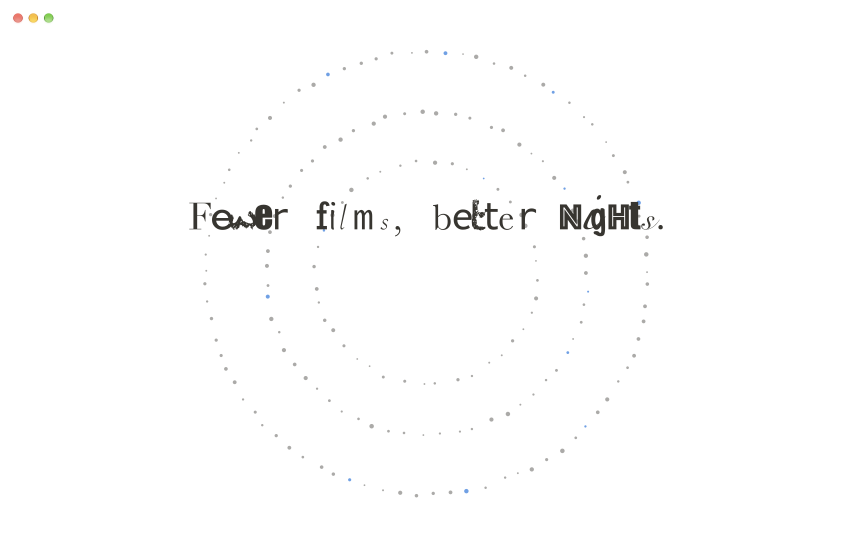
#> input picture presentation/shots/01-intro-rings.png, 2560 x 1640 px (shown at 1/3 size)
$ python -i compose.py   (imports and definitions only)
#> lines starting #> are read from the running program, lines starting #| are printed output that depends on the picture
#> further down, picture is the input picture: PIL image 2560x1640 RGBA; mean R, G, B, A 253.1, 253.1, 253, 254.9
"""Compose the demo video from a real recording of the app.

    PIANKE_REC=<rec> ... npx electron .          # app/scripts/drive/demo.json
    python compose.py <rec> out.mp4 [--from 0 --to 30 --still 12.5]

<rec>/frames.mkv holds the app window as the driver saw it (2x, with alpha
where the window is translucent), <rec>/events.jsonl the time of every
frame, the pointer path, clicks, typing, marks and model waits.

The edit: a flowing warm gradient, the window right of centre, a short
caption on the left for each mark, a drawn pointer that follows the logged
path, and long model waits sped up with an honest badge showing the speed
and the real elapsed time. It opens with the pointer dragging the window
aside and ends on the team and product name. No audio."""

from __future__ import annotations

import argparse
import json
import math
import subprocess
from dataclasses import dataclass, field
from pathlib import Path

import numpy as np
from PIL import Image, ImageChops, ImageDraw, ImageFilter, ImageFont

HERE = Path(__file__).resolve().parent
W, H, FPS = 2560, 1440, 30
APP_W, APP_H = 1280, 820  # window size in CSS px
SCALE = 1.25  # CSS px → video px
WIN_W, WIN_H = int(APP_W * SCALE), int(APP_H * SCALE)
WIN_X, WIN_Y = W - WIN_W - 150, (H - WIN_H) // 2
RADIUS = 18
TEXT_X, TEXT_W = 150, WIN_X - 150 - 90

FONT_DIR = Path.home() / "Library" / "Fonts"
SERIF = str(FONT_DIR / "NotoSerifCJKsc-SemiBold.otf")
SERIF_BOLD = str(FONT_DIR / "NotoSerifCJKsc-Bold.otf")
SANS = str(FONT_DIR / "NotoSansCJKsc-Regular.otf")
SANS_MED = str(FONT_DIR / "NotoSansCJKsc-Medium.otf")
LATIN_ITALIC = "/System/Library/Fonts/NewYorkItalic.ttf"

INK = (43, 31, 26)
INK_SOFT = (84, 66, 58)

CURSORS = "/System/Library/Frameworks/ApplicationServices.framework/Versions/A/Frameworks/HIServices.framework/Versions/A/Resources/cursors"

# ---------------------------------------------------------------- captions
# mark id → (step label, title, body, model chip). Only a summary: the
# window shows the rest.
B4 = "Spark-X2.5-4B · 本机推理"
S17 = "Spark-X2.5-1.7B · 本机推理"
CAPTIONS: dict[str, tuple[str, str, str, str | None]] = {
    "intro": ("片刻", "只推荐三部\n每一部都懂你", "管影视、书、音乐三个书架的 Mac 应用。两个 Spark-X2.5 模型都在这台电脑上运行。", None),
    "local": ("01  第一次打开", "模型跑在本机", "llama.cpp 在本机拉起 4B 和 1.7B。你的话、评分和口味画像都不离开这台 Mac。", "离线可用 · 数据不出设备"),
    "domains": ("01  第一次打开", "选你的书架", "影视、书、音乐可以多选，没选的以后点开时再认识。", None),
    "wall": ("02  封面墙", "认出看过的", "点一下是喜欢，点两下是不喜欢。认比回忆省力，每次点击都是核实过的作品。", None),
    "wall-book": ("02  封面墙", "书架也一样", "书库来自 Wikidata，含中文作品。墙上找不到的，可以按书名或作者搜。", None),
    "chat": ("03  四个问题", "从你点过的\n作品问起", "它哪里打动你，那部为什么不喜欢，平时什么时候看，有什么绝对不碰。", B4),
    "build": ("04  口味画像", "第一版画像", "4B 抽取对话里提到的作品，在片库和书库里逐一核实，再写下你的口味。", B4),
    "impression": ("04  口味画像", "先说说\n对你的印象", "每条结论都标出依据，来自你点过的封面和说过的话。", None),
    "compose": ("05  今晚看什么", "说一句\n今天的状态", "再选几个标签。推荐只读固定长度的画像和最近两周，记录再多也一样快。", None),
    "running": ("05  今晚看什么", "先定方向", "4B 把画像和今晚的要求变成片库筛选条件，再说出几部它想到的片。", B4),
    "seeds": ("05  今晚看什么", "每个片名\n都要核实", "先在本地 3 万多部的片库里查，查不到的直接丢掉，界面上如实显示。", B4),
    "result": ("06  只推荐三部", "今晚的三部", "4B 从候选清单里挑选，JSON 语法约束只允许清单里的 id。", B4),
    "reason": ("06  只推荐三部", "因为你说过", "推荐理由只能指向你自己的记录，原话从数据库逐字读出。", None),
    "log": ("07  看过了", "星级只由你给", "评语交给 1.7B 整理成喜欢和不喜欢的方面、状态和同伴，原话逐字保存。", S17),
    "pass": ("08  没看", "每个原因\n去不同的地方", "今晚不合适只进最近两周的近况，想看就存进片单，不感兴趣会写进画像。", None),
    "book": ("09  下一本读什么", "同一条管线", "口味会跨越书影音。在电影里喜欢克制叙述的人，读小说时多半也是。", B4),
    "book-result": ("09  下一本读什么", "跨书架的理由", "挑书的理由引用了你评《花样年华》时写下的原话。书名先查本地书库，再联网核实。", None),
    "records": ("10  记录", "每个书架\n一份日志", "看过的和想看的都在这里，点开是可编辑的记录页。", None),
    "profile": ("11  口味画像", "每条结论\n都有依据", "分偏爱、避开、书影音之间、习惯和最近的变化，标出依据的作品，你可以直接改。", None),
    "consolidate": ("11  口味画像", "重新整理", "4B 把全部记录完整读一遍再重写画像。长上下文只用在这种不赶时间的事上。", B4),
    "profile-v2": ("11  口味画像", "新的一版", "画像有版本，你改过的条目永远保留。", None),
    "settings": ("12  设置", "一切都在本机", "模型、片库、书库和曲库都在这台 Mac 上。联网只用来按作品名查封面。", None),
}

PRE = 3.6  # opening: the pointer drags the window aside
END = 7.0  # closing card
MIN_CAPTION = 4.2  # seconds a caption stays before the next one


# ---------------------------------------------------------------- timeline

@dataclass
class Piece:
    s0: float  # source seconds
    s1: float
    out: float  # output seconds
    fast: tuple[float, float] | None = None  # (wait start, speed) for the badge
    speed: float = 1.0


@dataclass
class Rec:
    frames: list[tuple[float, int]]
    cursor: list[tuple[float, float, float, str]]
    downs: list[tuple[float, float, float]]
    ups: list[float]
    typing: list[tuple[float, float]]
    marks: list[tuple[float, str]]
    waits: list[tuple[float, float]]
    end: float
    pieces: list[Piece] = field(default_factory=list)


# [95 lines left out: functions load, squeeze, build_pieces, insert_hold, to_out, at_out, not called in this run]


def body_len(pieces: list[Piece]) -> float:
    return sum(p.out for p in pieces)


# ---------------------------------------------------------------- drawing

def ease(k: float) -> float:
    k = min(1.0, max(0.0, k))
    return 4 * k * k * k if k < 0.5 else 1 - (-2 * k + 2) ** 3 / 2


def ease_out(k: float) -> float:
    k = min(1.0, max(0.0, k))
    return 1 - (1 - k) ** 3


# warm palette, no blue or purple
BASE = np.array([253, 238, 222], np.float32)
BLOBS = [  # colour, centre, drift, speeds, radius
    ((255, 176, 140), (0.15, 0.20), (0.18, 0.14), (0.050, 0.037), 0.55),
    ((250, 132, 118), (0.85, 0.85), (0.16, 0.12), (0.041, 0.053), 0.50),
    ((255, 210, 128), (0.80, 0.15), (0.20, 0.16), (0.033, 0.046), 0.52),
    ((236, 150, 166), (0.25, 0.85), (0.15, 0.18), (0.057, 0.031), 0.45),
    ((168, 214, 186), (0.55, 0.50), (0.30, 0.22), (0.029, 0.043), 0.38),
    ((255, 226, 190), (0.45, 0.10), (0.25, 0.10), (0.047, 0.061), 0.40),
]
GW, GH = 160, 90
_gy, _gx = np.mgrid[0:GH, 0:GW].astype(np.float32)
# [2 lines not run here, left out]
_rng = np.random.default_rng(7)
GRAIN = [(_rng.random((H, W, 1), dtype=np.float32) - 0.5) * 3.0 for _ in range(3)]


# [79 lines left out: functions background, rounded_mask, make_shadow, make_chrome, arrow_cursor, pdf_cursor, not called in this run]


def with_shadow(im: Image.Image) -> Image.Image:
    pad = 4
    out = Image.new("RGBA", (im.width + 2 * pad, im.height + 2 * pad + 2), (0, 0, 0, 0))
#> out: PIL image 2568x1650 RGBA; every value is 0
    a = Image.new("L", out.size, 0)
#> a: PIL image 2568x1650 L; every value is 0
    a.paste(im.getchannel("A"), (pad, pad + 2))
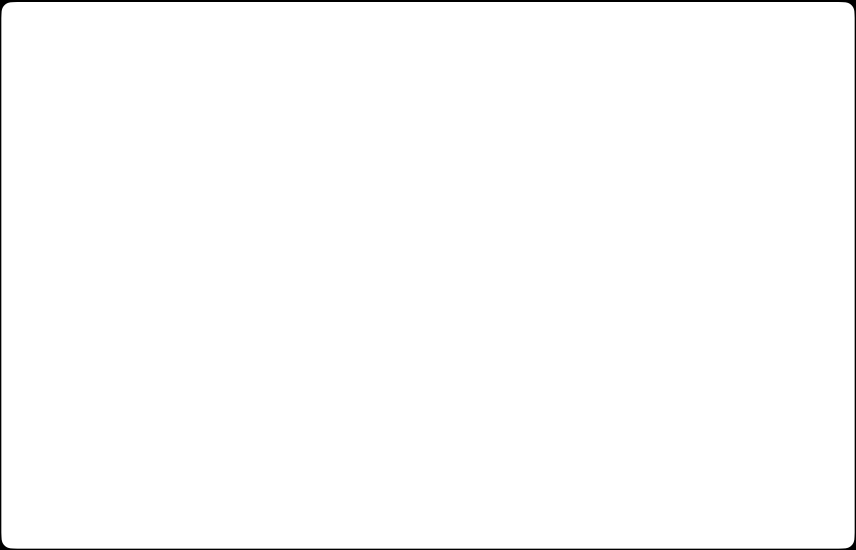
#> a: PIL image 2568x1650 L (shown at 1/3 size); min 0, max 255, mean 252.6
    a = a.filter(ImageFilter.GaussianBlur(2)).point(lambda v: int(v * 0.45))
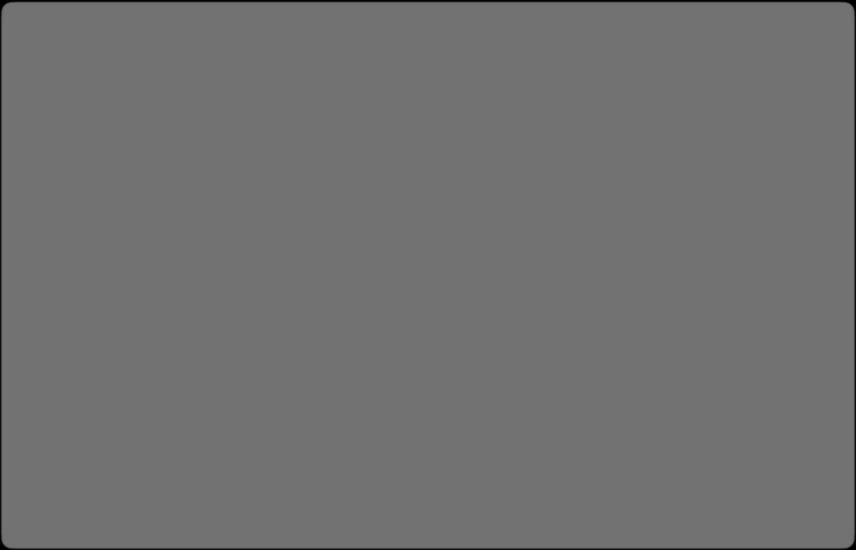
#> a: PIL image 2568x1650 L (shown at 1/3 size); min 0, max 114, mean 112.9
    sh = Image.new("RGBA", out.size, (0, 0, 0, 0))
    sh.putalpha(a)
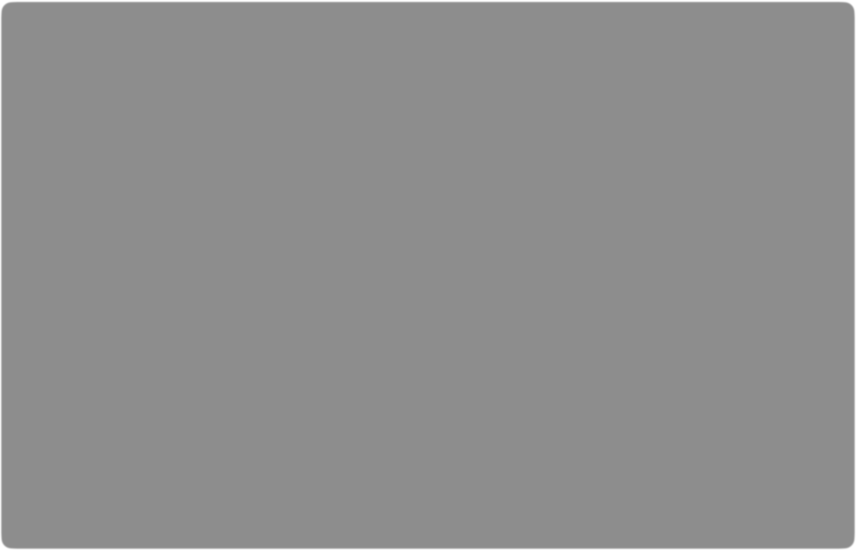
#> sh: PIL image 2568x1650 RGBA (shown at 1/3 size); mean R, G, B, A 0, 0, 0, 112.9; transparent parts drawn white
    out = Image.alpha_composite(out, sh)
    out.alpha_composite(im, (pad, pad))
    return out


# ---------------------------------------------------------------- text

PUNCT_NO_START = set("，。、；：！？）》」』,.;:!?)")


# [55 lines left out: functions wrap, text_block, chip, not called in this run]


@dataclass
class Caption:
    parts: list[tuple[Image.Image, int]]  # image, y offset within the block
    height: int


# [55 lines left out: functions make_caption, fade, badge, not called in this run]


# ---------------------------------------------------------------- frames

class Frames:
    """Sequential reader over frames.mkv, scaled to the window size."""

    # [309 lines left out: functions __init__, get, frame_at, cursor_at, main, render_parallel and 2 more, not called in this run]


# [2 lines not run here, left out]

>>> from PIL import Image
>>> picture = Image.open('../shots/01-intro-rings.png')
>>> result = with_shadow(picture)
